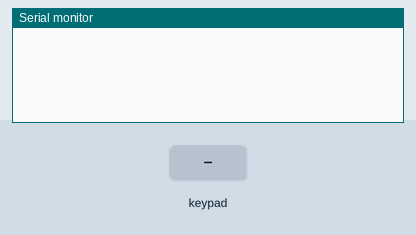
Bench run of a sketch on a simulated Arduino Uno, built with avr-gcc and run on an emulated ATmega328P. On the bench: the last lines printed to the serial monitor. Wiring (inferred from the names in the program): 4×4 keypad with keys 1 2 3 A 4 5 6 B 7 8 9 C * 0 # D: rows pin 9, pin 8, pin 7, pin 6; columns pin 5, pin 4, pin 3, pin 2. The test bench sets the inputs (shaded band).

Above: at 1.2 s.
1.3 s: key '1' pressed
At 2.1 s:
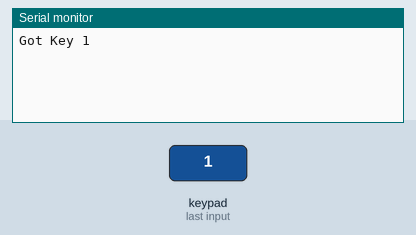
2.9 s: keypad keys 9 8 7 6 # pressed 0.4 s apart
At 5.7 s:
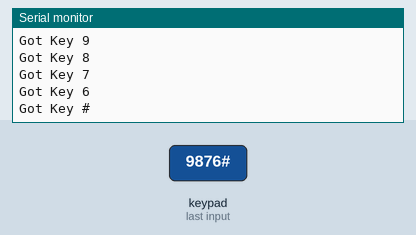
6.4 s: key 'A' pressed
At 7.2 s:
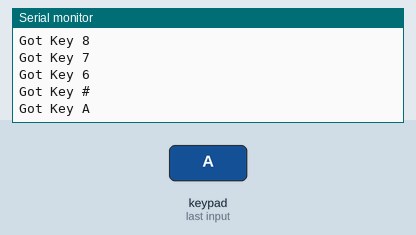
8.0 s: keypad keys 9 8 7 6 * pressed 0.4 s apart
At 10.8 s:
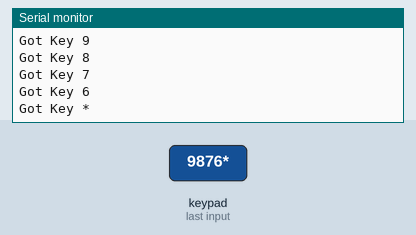
11.5 s: key 'B' pressed
At 12.3 s:
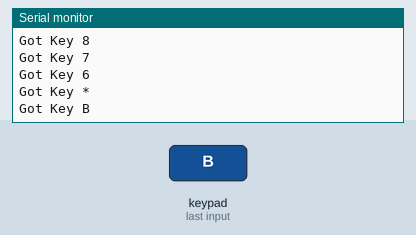
13.1 s: keypad keys 9 8 7 6 D pressed 0.4 s apart
At 15.9 s:
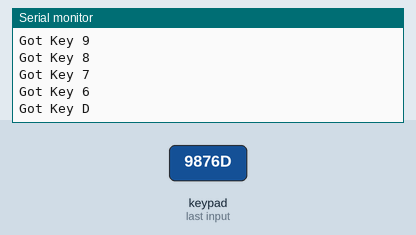
Timing chart, 0 to 17.4 s (numbered marks = the images above; inputs shaded):
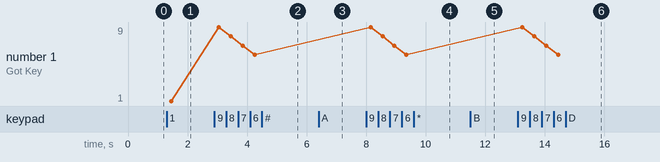

The sketch:

5.5_Reading_a_Keypad.ino
```cpp
/*
 *
 * NOTE: Using a 4x4 kepad instead of a SparkFun 12-Button Keypad
 *
 * Prints the key pressed on a keypad to the serial port
 */
#include <Streaming.h>

const int numRows = 4;
const int numCols = 4;
const int debounceTime = 20; // # of Milliseconds for switch to be stable

 // keymap defines the character returned when the corresponding key is pressed
 const char keymap[numRows][numCols] = {
  {'1', '2', '3', 'A'},
  {'4', '5', '6', 'B'},
  {'7', '8', '9', 'C'},
  {'*', '0', '#', 'D'}
 };

 // This array determines the pins used for rows and columns
 const int rowPins[numRows] = {9,8,7,6}; // Rows 0 - 3
 const int colPins[numCols] = {5,4,3,2}; // Columns 0 - 3


void setup() {
  Serial.begin(9600);
  for(int row = 0; row < numRows; row++)
  {
    pinMode(rowPins[row], INPUT);
    digitalWrite(rowPins[row], HIGH); // Turn on PULL-UPS
  }
  for(int column = 0; column < numCols; column++)
  {
    pinMode(colPins[column], OUTPUT);     // Set column pins as outputs for writing
    digitalWrite(colPins[column], HIGH); // Make all columns inactive
  }
}

void loop() {
  char key = getKey();
  if (key != 0) // If the character is not 0, we have a valid key press
  {
    Serial << "Got Key " << key << endl;
  }
}


// Returns the key pressed or 0 if no key is pressed
char getKey()
{
  char key = 0;       // 0 indicated no key pressed

  for(int column = 0; column < numCols; column++)
  {
    digitalWrite(colPins[column], LOW);  // Activate the current column
    for(int row = 0; row < numRows; row++)
    {
      if(digitalRead(rowPins[row]) == LOW) // Is a key pressed?
      {
        delay(debounceTime);
        while(digitalRead(rowPins[row]) == LOW); // Wait for key to be released
        key = keymap[row][column];                 // Remember which key was pressed;
      }
    }
    digitalWrite(colPins[column], HIGH);      // Deactivate the current column
  }
  return key;
}
```

Measured:
- after the input at 1.3 s, the serial monitor: prints a new line after 0.15 s (image 1)
- after the input at 2.9 s, the serial monitor: prints a new line after 0.15 s (image 2)
- after the input at 6.4 s, the serial monitor: prints a new line after 0.15 s (image 3)
- after the input at 8.0 s, the serial monitor: prints a new line after 0.15 s (image 4)
- after the input at 11.5 s, the serial monitor: prints a new line after 0.15 s (image 5)
- after the input at 13.1 s, the serial monitor: prints a new line after 0.15 s (image 6)
- plotted number 1: 1 → 6 after the input at 2.9 s
